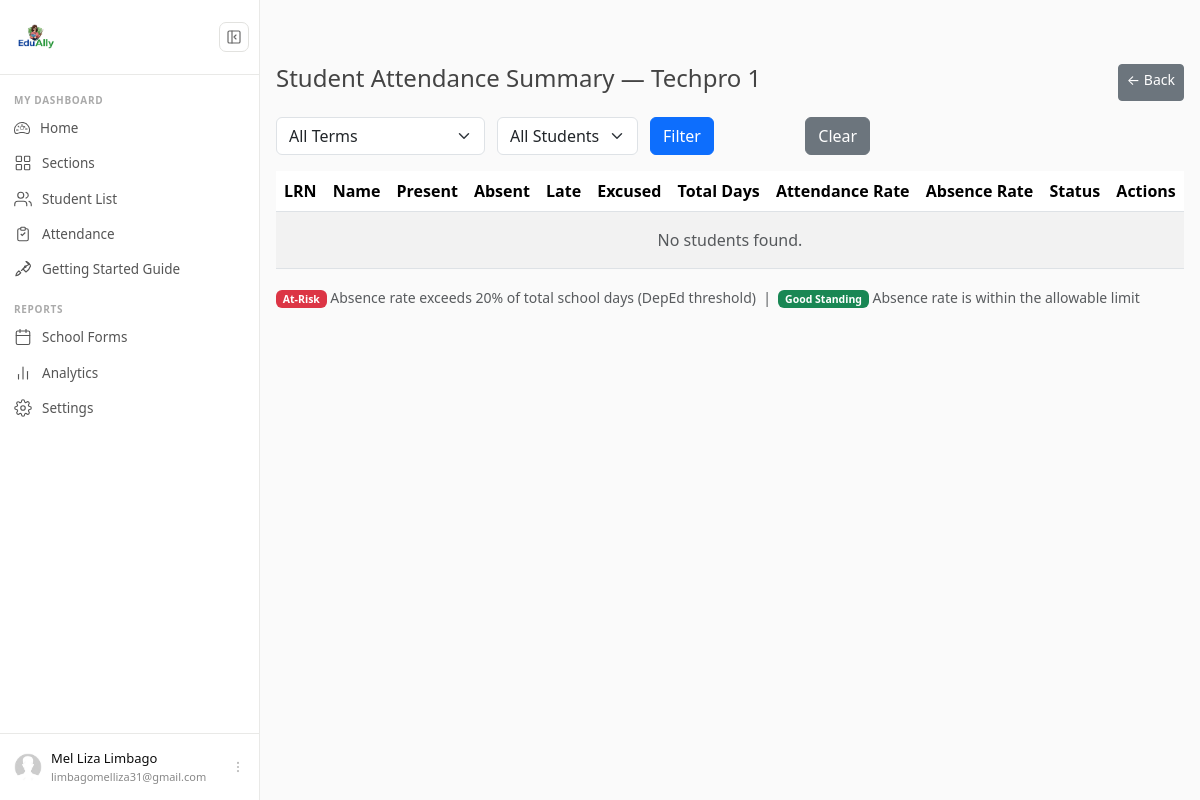
Page /section/detail/2/attendance/students/ (signed in) on the earlier database version.
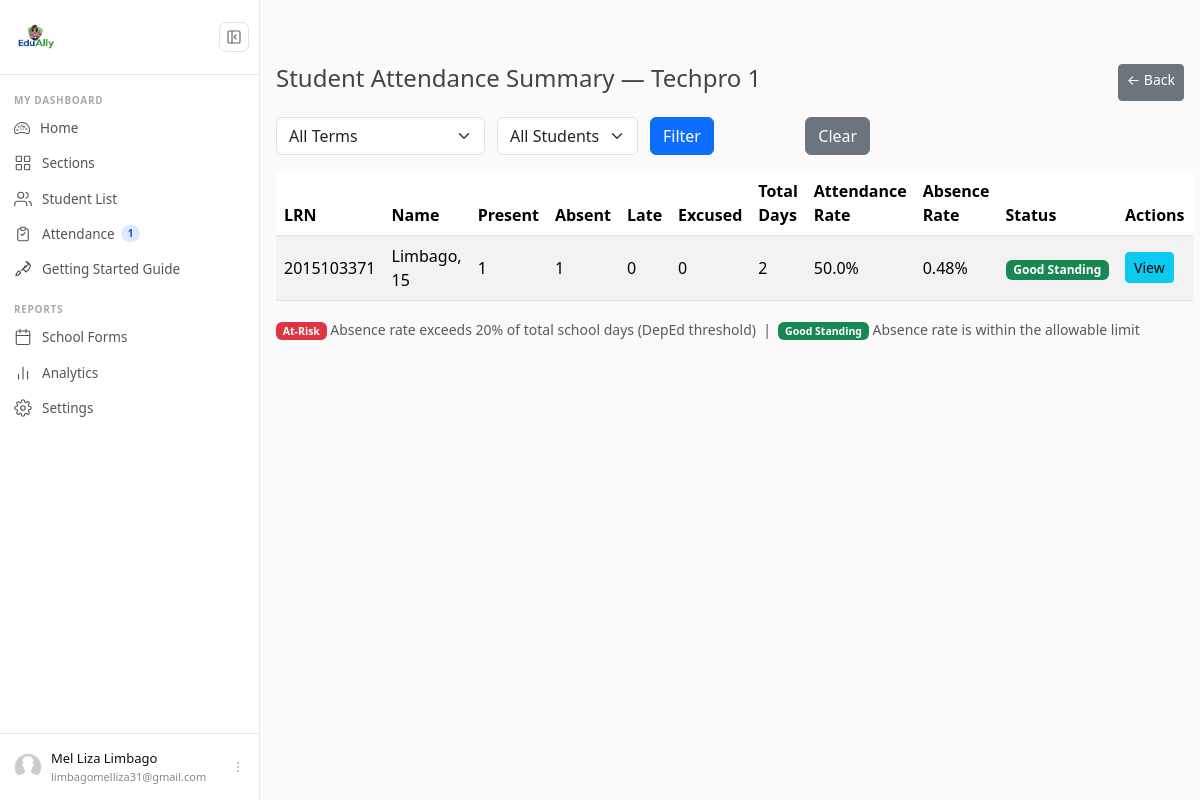
Same page on the later database version.
### enrollment/models.py (models this page shows)
class Enrollment(models.Model):
    section = models.ForeignKey(Section, on_delete=models.CASCADE)
    student = models.ForeignKey(Student, on_delete=models.CASCADE)
    added_by = models.ForeignKey(User, on_delete=models.CASCADE)

### students/models.py (models this page shows, shortened)
class Student(models.Model):
    added_by = models.ForeignKey(User, on_delete=models.CASCADE)
    lrn = models.CharField(max_length=20)
    first_name = models.CharField(max_length=100)
    middle_name = models.CharField(max_length=100,null=True,blank=True)
    last_name = models.CharField(max_length=100)
    complete_name = models.CharField(max_length=100)
    gender = models.CharField(max_length=10, choices=Gender_Choices, default='F')
    date_of_birth = models.DateField()
    age = models.IntegerField(null=True,blank=True, help_text="Manually input the age for SF9 purposes")
    birth_cert = models.CharField(max_length=5, choices=Birthcert_Choices, default='Y')
    class Meta:
        unique_together = ['added_by', 'lrn']

### attendance/views.py (the view)
# urls.py: path('students/', student_attendance_history, name='attendance-student-summary'),
@login_required
def student_attendance_history(request, section_pk):
    section = get_object_or_404(Section, pk=section_pk)
    enrollments = Enrollment.objects.filter(section=section).select_related('student').order_by('student__last_name','student__gender')
    selected_term = request.GET.get('term', '')
    show_at_risk = request.GET.get('at_risk', '') == 'true'
    student_summaries = []
    total_school_days = 0
    if selected_term:
        term_obj = get_object_or_404(Term, pk=selected_term)
        total_school_days = calculate_school_days(term_obj.start_date, term_obj.end_date)
    else:
        total_school_days = 0
        for term_obj in Term.objects.all():
            total_school_days += calculate_school_days(term_obj.start_date, term_obj.end_date)
    for enrollment in enrollments:
        attendances = Attendance.objects.filter(
            enrollment=enrollment
        )
        if selected_term:
            attendances = attendances.filter(
                term=selected_term
            )
        total = attendances.count()
        present = attendances.filter(status='P').count()
        absent = attendances.filter(status='A').count()
        late = attendances.filter(status='L').count()
        excused = attendances.filter(status='E').count()
        attendance_rate = (present / total * 100) if total > 0 else 0
        absence_rate = (absent / total_school_days * 100) if total_school_days > 0 else 0
        is_at_risk = absence_rate > 20
        student_summaries.append({
            'enrollment': enrollment,
            'student': enrollment.student,
            'total': total,
            'present': present,
            'absent': absent,
            'late': late,
            'excused': excused,
            'attendance_rate': round(attendance_rate, 2),  # renamed for clarity
            'absence_rate': round(absence_rate, 2),         # new
            'is_at_risk': is_at_risk,
        })
    if show_at_risk:
        student_summaries = [s for s in student_summaries if s['is_at_risk']]
    return render(
        request,
        'attendance/student_attendance_summary.html',
        {
            'section': section,
            'student_summaries': student_summaries,
            'selected_term': selected_term,
            'terms': Term.objects.all().order_by('name'),
        }
    )

### attendance/context_processors.py (called while the page is built)
def attendance_alerts(request):
    if not request.user.is_authenticated:
        return {}
    today = datetime.date.today()
    unrecorded_count = 0
    adviser_sections = Section.objects.filter(
        adviser=request.user,
        is_adviser=True
    )
    for section in adviser_sections:
        has_students = Enrollment.objects.filter(
            section=section
        ).exists()
        if has_students:
            recorded = Attendance.objects.filter(
                enrollment__section=section,
                date=today
            ).exists()
            if not recorded:
                unrecorded_count += 1
    return {
        'unrecorded_count': unrecorded_count
    }

### attendance/views.py (called while the page is built)
def calculate_school_days(start_date, end_date):
    total_days = 0
    current_date = start_date
    while current_date <= end_date:
        if current_date.weekday() < 5:
            total_days += 1
        current_date += timedelta(days=1)
    return total_days

### attendance/templates/attendance/student_attendance_summary.html (shortened to what this page needs)
{% extends 'users/base.html' %}
{% block content %}
<div class="d-flex justify-content-between mt-3">
    <h4>Student Attendance Summary — {{ section.name }}</h4>
    <a href="{% url 'section-detail' section.pk %}#attendance"
       class="btn btn-secondary btn-sm">← Back</a>
</div>
<form method="GET" class="row mt-3 mb-3">
    <div class="col-md-3">
        <select name="term" class="form-select">
            <option value="">All Terms</option>
        </select>
    </div>
    <select name="at_risk" class="form-select w-auto">
        <option value="">All Students</option>
    </select>
    <div class="col-md-2 d-flex align-items-end">
        <button type="submit" class="btn btn-primary">
            Filter
        </button>
    </div>
    <div class="col-md-2 d-flex align-items-end">
        <a href="{% url 'attendance-student-summary' section.pk %}"
           class="btn btn-secondary">
            Clear
        </a>
    </div>
</form>
<table class="table table-striped table-hover align-middle">
    <thead>
        <tr>
            <th>LRN</th>
            <th>Name</th>
            <th>Present</th>
            <th>Absent</th>
            <th>Late</th>
            <th>Excused</th>
            <th>Total Days</th>
            <th>Attendance Rate</th>
            <th>Absence Rate</th>
            <th>Status</th>
            <th>Actions</th>
        </tr>
    </thead>
    <tbody>
        {% for summary in student_summaries %}
        <tr class="{% if summary.is_at_risk %}table-danger{% endif %}">
            <td>{{ summary.student.lrn }}</td>
            <td>{{ summary.student.last_name }}, {{ summary.student.first_name }}</td>
            <td>{{ summary.present }}</td>
            <td>{{ summary.absent }}</td>
            <td>{{ summary.late }}</td>
            <td>{{ summary.excused }}</td>
            <td>{{ summary.total }}</td>
            <td>{{ summary.attendance_rate }}%</td>
            <td>
                <span class="{% if summary.is_at_risk %}text-danger fw-bold{% endif %}">
                    {{ summary.absence_rate }}%
                </span>
            </td>
            <td>
                {% if summary.is_at_risk %}
                    <span class="badge bg-danger">At-Risk</span>
                {% else %}
                    <span class="badge bg-success">Good Standing</span>
                {% endif %}
            </td>
            <td>
                <a href="{% url 'attendance-student-detail' section.pk summary.enrollment.pk %}"
                   class="btn btn-info btn-sm">View</a>
            </td>
        </tr>
        {% empty %}
        <tr>
            <td colspan="11" class="text-center text-muted py-3">
                No students found.
            </td>
        </tr>
        {% endfor %}
    </tbody>
</table>
<div class="mt-2">
    <small class="text-muted">
        <span class="badge bg-danger">At-Risk</span> Absence rate exceeds 20% of total school days (DepEd threshold) &nbsp;|&nbsp;
        <span class="badge bg-success">Good Standing</span> Absence rate is within the allowable limit
    </small>
</div>
{% endblock %}

### users/templates/partials/_sidebar.html (shortened to what the changed rows need)
{% load static %}
{% if user.is_authenticated %}
<div id="cs-sidebar">
  <nav class="cs-nav">
    <ul>
      <li>
        <a class="cs-link
            "
          href="{% url 'attendance-sections' %}">
            <span class="cs-label">
                Attendance
                {% if unrecorded_count > 0 %}
                <span class="cs-badge">{{ unrecorded_count }}</span>
                {% endif %}
            </span>
        </a>
    </li>
    </ul>
  </nav>
</div>
{% endif %}

Differences in the rows shown:
added Enrollment: student.lrn "2015103371", student.last_name "Limbago", student.first_name "15", present "1", absent "1", late "0", excused "0", total "2", attendance_rate "50.0", absence_rate "0.48"
Other differences:
{{ unrecorded_count }}: (not shown) → "1"
text no longer shown: "No students found."
